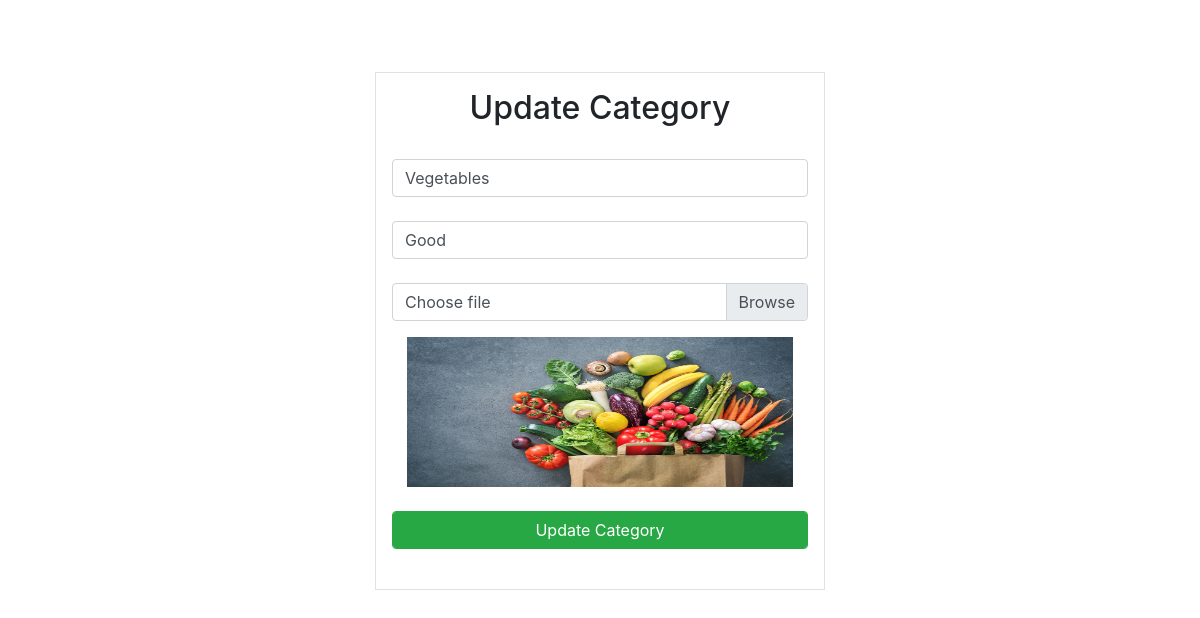
The page /categories/upd_category/1/ (signed in) on the database its author committed.
### arman/models.py (models this page shows, shortened)
class Category(models.Model):
    name = models.CharField(max_length=50)
    description = models.CharField(max_length=200)
    image = models.ImageField(upload_to="images/")

### arman/views.py (the view)
# urls.py: path('categories/upd_category/<int:pk>/',
def upd_category(request, pk):
    if request.user.is_superuser:
        obj = get_object_or_404(Category, id=pk)
        cat_data = Category.objects.get(id=pk)
        if request.method == "POST":
            if request.FILES.get('image') is not None:
                os.remove(cat_data.image.path)
                cat_data.image = request.FILES['image']
            cat_data.name = request.POST.get('name')
            cat_data.description = request.POST.get('description')
            cat_data.save()
            msg_success = "Category Updated successfully"
            return render(request, "update_category.html", {'msg_success': msg_success})
        else:
            return render(request, 'update_category.html', {'cat_data': cat_data, 'obj': obj})
    else:
        return redirect('/')

### arman/templates/update_category.html (shortened to what this page needs)
<!DOCTYPE html>
<html lang="en">
<head>
    <link rel="stylesheet" href="https://cdnjs.cloudflare.com/ajax/libs/font-awesome/4.7.0/css/font-awesome.min.css">
    <link rel="stylesheet" href="https://maxcdn.bootstrapcdn.com/bootstrap/4.5.2/css/bootstrap.min.css">
</head>
<body>
    <section>
        <div class="container mt-5" style="max-width:30rem;">
            <div class="row">
                <div class="col-lg-12 pt-4">
                    <div class="mx-auto d-block col-lg-12 col-md-8 login px-lg-3 border pt-3 pb-3">
                        <h2 class="text-center">Update Category</h2>
                        <br>
                        <form method="post" enctype="multipart/form-data">
                            <input type="text" name="name" class="form-control" placeholder="Category Name" required
                                value="{{ cat_data.name }}" autocomplete="off"><br>
                            <input type="text" name="description" class="form-control" placeholder="Description"
                                required value="{{ cat_data.description }}" autocomplete="off"><br>
                            <div class="input-group mb-3">
                                <div class="custom-file">
                                    <label class="custom-file-label" for="file">Choose file</label>
                                </div>
                            </div>
                            <div class="col-lg-12">
                                <img src="{{ cat_data.image.url }}" alt="{{ cat_data.image.url }}" class="img-fluid"
                                    id="img" style="width: 100%;height: 150px;">
                            </div>
                            <br>
                            <input type="submit" value="Update Category" class="btn btn-success form-control">
                        </form>
                        <br>
                    </div>
                </div>
            </div>
        </div>
    </section>
</body>
</html>

### rows shown on the page
Category: name "Vegetables", description "Good", image (picture)
